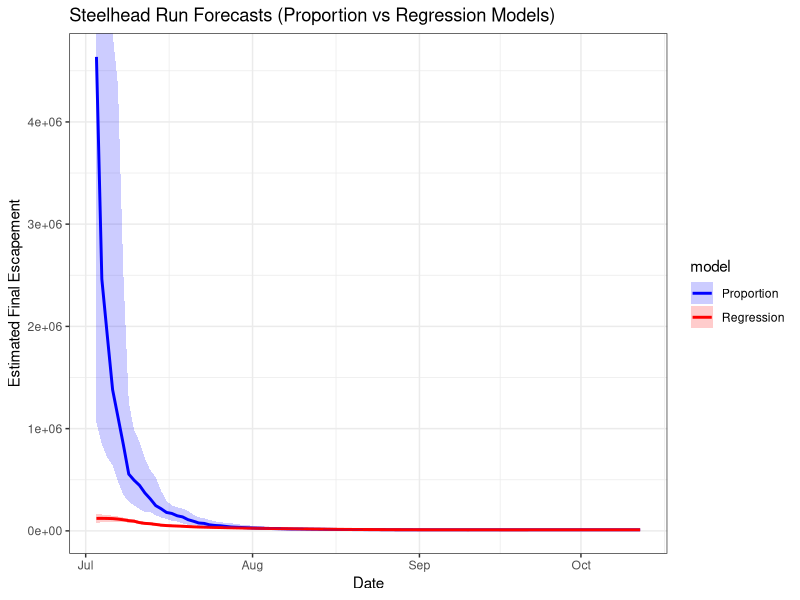

Here is the R script that generated this plot:
library(data.table)
library(tidyverse)
library(ggpubr)

current.index <- 42.08
multiplier <- 245
todate<-as.Date("2025-08-24")
todate.label<-"August 24"

daily <- fread("data/common/tyee_daily_indices_steelhead_1956-2024.csv", header = TRUE)

data <- daily %>%
  mutate_if(is.character, as.numeric) %>%
  pivot_longer(`1956`:`2024`, names_to="Year", values_to="Index") %>%
  mutate(Year = as.numeric(Year)) %>%
  group_by(Year) %>%
  mutate(Index = replace_na(Index,0),
         CumIndex = cumsum(Index),
         Fish = Index*multiplier,
         CumFish = CumIndex*multiplier,
         FinalIndex = sum(Index,na.rm=TRUE),
         FinalFish = sum(Fish,na.rm=TRUE),
         p = CumIndex/FinalIndex)

# Create storage dataframe
results <- data.frame(Date=as.Date(character()),
                      med=double(), p25=double(), p75=double(),
                      medFish=double(), p25Fish=double(), p75Fish=double(),
                      r2=double(), pval=double(),
                      lm_med=double(), lm_p25=double(), lm_p75=double(),
                      stringsAsFactors=FALSE)

# Loop across each day starting July 3

dates2025 <- unique(data$Date[format(data$Date, "%Y")=="2025"])
dates2025 <- sort(dates2025)
dates2025 <- dates2025[dates2025 >= as.Date("2025-07-03")]

for (todate in dates2025) {
  
  todays.data <- data %>%
    filter(Date==todate)
  
  if(nrow(todays.data)==0) next
  
  # -------- proportion model --------
  med.today <- median(todays.data$p, na.rm=TRUE)
  p25 <- quantile(todays.data$p, .25, na.rm=TRUE)
  p75 <- quantile(todays.data$p, .75, na.rm=TRUE)
  
  med.fish <- multiplier*current.index/med.today
  p25.fish <- multiplier*current.index/p25
  p75.fish <- multiplier*current.index/p75
  
  # -------- lm model --------
  dat <- data.frame(count=todays.data$CumFish, final=todays.data$FinalFish)
  m <- lm(final ~ count, data=dat)
  
  s <- summary(m)
  r2 <- s$r.squared
  pval <- coef(s)[2,4]
  
  # predicted final fish for current count
  currentx <- current.index*multiplier
  pred_current <- predict(
    m, 
    newdata=data.frame(count=currentx),
    interval="prediction",
    level=0.75
  )
  
  med.lm  <- pred_current[1,"fit"]
  p25.lm  <- pred_current[1,"lwr"]
  p75.lm  <- pred_current[1,"upr"]
  
  # -------- store results --------
  results <- rbind(results, data.frame(
    Date = as.Date(todate),
    med = round(med.today,3),
    p25 = round(p25,3),
    p75 = round(p75,3),
    medFish = round(med.fish,0),
    p25Fish = round(p25.fish,0),
    p75Fish = round(p75.fish,0),
    r2 = round(r2,3),
    pval = round(pval,5),
    lm_med = round(med.lm,0),
    lm_p25 = round(p25.lm,0),
    lm_p75 = round(p75.lm,0)
  ))
}

head(results)

# Plot both models 
# Proportion model results
prop_df <- results %>%
  select(Date, medFish, p25Fish, p75Fish) %>%
  mutate(model="Proportion")

# lm model results
lm_df <- results %>%
  select(Date, lm_med, lm_p25, lm_p75) %>%
  rename(medFish=lm_med, p25Fish=lm_p25, p75Fish=lm_p75) %>%
  mutate(model="Regression")

# Combine into one plotting dataframe
plot_df <- bind_rows(prop_df, lm_df)

# Plot with ribbons
ggplot(plot_df, aes(x=Date, color=model, fill=model)) +
  geom_line(aes(y=medFish), size=1) +
  geom_ribbon(aes(ymin=p25Fish, ymax=p75Fish), alpha=0.2, color=NA) +
  scale_color_manual(values=c("Proportion"="blue","Regression"="red")) +
  scale_fill_manual(values=c("Proportion"="blue","Regression"="red")) +
  labs(y="Estimated Final Escapement",
       x="Date",
       title="Steelhead Run Forecasts (Proportion vs Regression Models)") +
  theme_bw()
